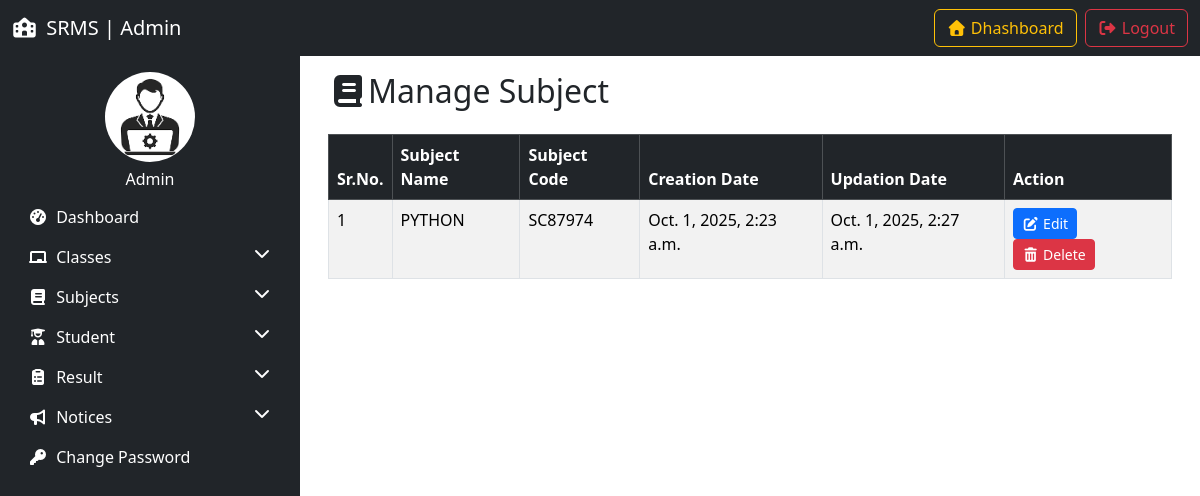
Before: /manage_subject/ with the older database file.
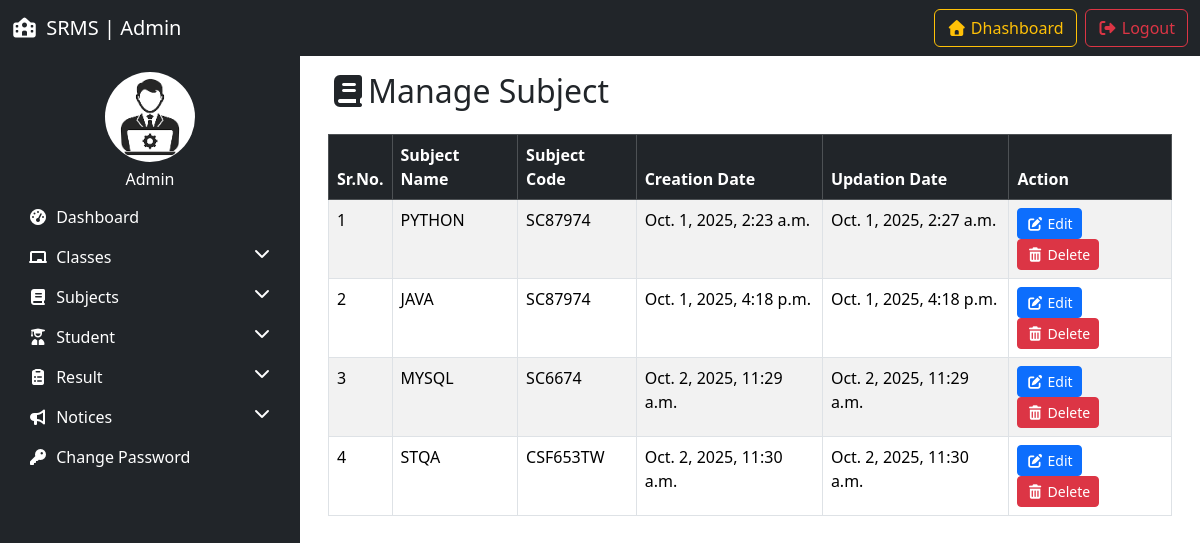
After: the same page with the newer database file.
### resultapp/models.py (models this page shows, shortened)
class Subject(models.Model):
    subject_name = models.CharField(max_length=100)
    subject_code = models.CharField(max_length=20)
    creation_date = models.DateTimeField(auto_now_add=True)
    updation_date = models.DateTimeField(auto_now=True)

### resultapp/views.py (the view, shortened to what this page needs)
# urls.py: path('manage_subject/',manage_subject, name='manage_subject'),
def manage_subject(request):
    subjects = Subject.objects.all()
    return render(request,'manage_subject.html', locals())

### resultapp/templates/manage_subject.html (shortened to what this page needs)
{% extends 'admin_base.html' %}
{% load static %}
{% block content %}
<div class="container">
    <h2 class="mb-4"><i class="fas fa-book"></i>Manage Subject</h2>
    <table class="table table-bordered table-striped">
        <thead class="table-dark">
            <tr>
                <th>Sr.No.</th>
                <th>Subject Name</th>
                <th>Subject Code</th>
                <th>Creation Date</th>
                <th>Updation Date</th>
                <th>Action</th>
            </tr>
        </thead>
        <tbody>
            {% for i in subjects %}
             <tr>
                <td>{{forloop.counter}}</td>
                <td>{{i.subject_name}}</td>
                <td>{{i.subject_code}}</td>
                <td>{{i.creation_date}}</td>
                <td>{{i.updation_date}}</td>
                <td>
                    <a href="{% url 'edit_subject' i.id %}" class="btn btn-sm btn-primary"><i class="fas fa-edit"></i> Edit</a>
                    <a href="?delete={{i.id}}" onclick="return confirm('Are you sure you want to delete this subject?')" class="btn btn-sm btn-danger"><i class="fas fa-trash-alt"></i> Delete</a>
                </td>
            </tr>
            {% empty %}
            <tr>
                <td colspan="6" class="text-center">No Subjects Found</td>
            </tr>
            {% endfor %}
        </tbody>
    </table>
</div>
{% endblock %}

Changed rows visible on the page:
added Subject: subject_name "JAVA", subject_code "SC87974", creation_date "Oct. 1, 2025, 4:18 p.m.", updation_date "Oct. 1, 2025, 4:18 p.m."
added Subject: subject_name "MYSQL", subject_code "SC6674", creation_date "Oct. 2, 2025, 11:29 a.m.", updation_date "Oct. 2, 2025, 11:29 a.m."
added Subject: subject_name "STQA", subject_code "CSF653TW", creation_date "Oct. 2, 2025, 11:30 a.m.", updation_date "Oct. 2, 2025, 11:30 a.m."
